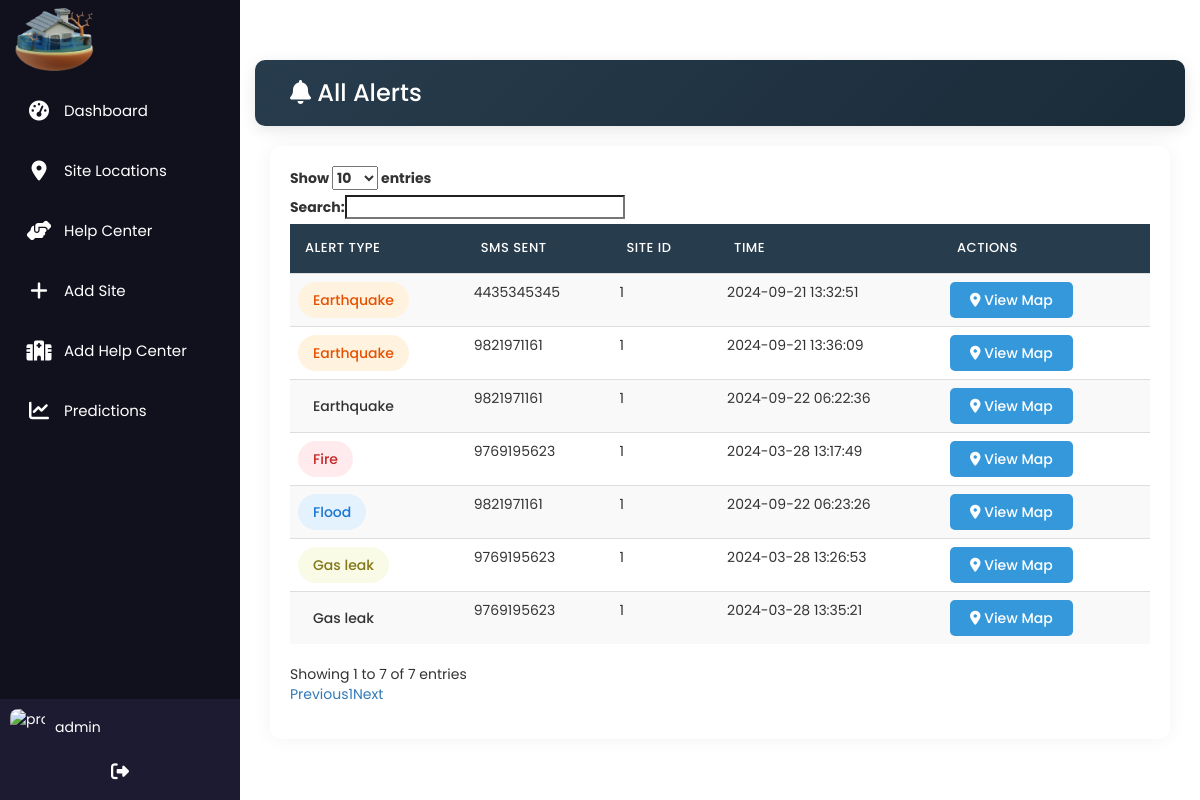
The page /user_dashboard.php (signed in) on the database its author committed.
### tables this page shows
CREATE TABLE `sms` (
  `id` int(255) NOT NULL,
  `time` varchar(255) NOT NULL,
  `number` varchar(255) NOT NULL,
  `site_id` int(255) NOT NULL,
  `alert_type` int(255) NOT NULL
);

### user_dashboard.php (the view, shortened to what this page needs)
<?php include 'header.php'; ?>
<div id="page-wrapper">
    <div class="container-fluid">
        <div class="row bg-title">
            <div class="col-lg-9 col-sm-8 col-md-8 col-xs-12">
                <h4 class="page-title">
                    <i class="fas fa-bell me-2"></i> All Alerts
                </h4>
            </div>
        </div>
        <div class="row">
            <div class="col-lg-12">
                <div class="white-box">
                    <div class="table-responsive">
                        <table id="myTable" class="table table-striped">
                            <thead>
                                <tr>
                                    <th>Alert Type</th>
                                    <th>SMS Sent</th>
                                    <th>Site ID</th>
                                    <th>Time</th>
                                    <th>Actions</th>
                                </tr>
                            </thead>
                            <tbody>
                            <?php
                            $query = "SELECT * FROM `sms`";
                            $result = mysqli_query($link,$query);
                            while($row3 = mysqli_fetch_assoc($result)) {
                                $alertClass = '';
                                if($row3['alert_type']=="1") {
                                    $alert = "Flood";
                                    $alertClass = 'alert-flood';
                                }
                                if($row3['alert_type']=="2") {
                                    $alert = "Earthquake";
                                    $alertClass = 'alert-earthquake';
                                }
                                if($row3['alert_type']=="3") {
                                    $alert = "Fire";
                                    $alertClass = 'alert-fire';
                                }
                                if($row3['alert_type']=="4") {
                                    $alert = "Gas leak";
                                    $alertClass = 'alert-gas';
                                }
                                $date = date("Y-m-d H:i:s", $row3['time']);
                            ?>
                                <tr>
                                    <td><span class="alert-type <?php echo $alertClass; ?>"><?php echo $alert; ?></span></td>
                                    <td><?php echo $row3['number']; ?></td>
                                    <td><?php echo $row3['site_id']; ?></td>
                                    <td><?php echo $date; ?></td>
                                    <td>
                                        <a href="map.php?id=<?php echo $row3['site_id'];?>" class="action-btn btn-map">
                                            <i class="fas fa-map-marker-alt"></i> View Map
                                        </a>
                                    </td>
                                </tr>
                            <?php } ?>
                            </tbody>
                        </table>
                    </div>
                </div>
            </div>
        </div>
    </div>
</div>

### header.php (shortened to what this page needs)
<!DOCTYPE html>
<html lang="en">
<head>
    <?php
    if(isset($_SESSION['username'])) {
        $username=$_SESSION['username'];
    } else {
        echo "<script>
        alert('please login ');
        window.location.href='../index.php';
        </script>";
        die();
    }
    ?>
    <link href="https://cdnjs.cloudflare.com/ajax/libs/font-awesome/6.4.0/css/all.min.css" rel="stylesheet">
    <link href="bootstrap/dist/css/bootstrap.min.css" rel="stylesheet">
</head>
<body>
    <div class="sidebar">
        <div class="logo">
            <img src="images/dlogo.png" alt="Logo">
        </div>
        <ul class="nav-links">
            <li>
                <a href="user_dashboard.php">
                    <i class="fa-solid fa-gauge-high"></i>
                    <span class="link-name">Dashboard</span>
                </a>
            </li>
            <li>
                <a href="van.php">
                    <i class="fa-solid fa-location-dot"></i>
                    <span class="link-name">Site Locations</span>
                </a>
            </li>
            <li>
                <a href="help.php">
                    <i class="fa-solid fa-handshake-angle"></i>
                    <span class="link-name">Help Center</span>
                </a>
            </li>
            <li>
                <a href="add_site.php">
                    <i class="fa-solid fa-plus"></i>
                    <span class="link-name">Add Site</span>
                </a>
            </li>
            <li>
                <a href="add_help.php">
                    <i class="fa-solid fa-hospital"></i>
                    <span class="link-name">Add Help Center</span>
                </a>
            </li>
            <li>
                <a href="predictions.php">
                    <i class="fa-solid fa-chart-line"></i>
                    <span class="link-name">Predictions</span>
                </a>
            </li>
        </ul>
        <div class="user-profile">
            <div class="profile-details">
                <img src="images/adminn.png" alt="profile">
                <span><?php echo $username; ?></span>
            </div>
            <a href="logout.php" class="logout-btn">
                <i class="fa-solid fa-right-from-bracket"></i>
            </a>
        </div>
    </div>
    <div id="main-content">
        <div class="container-fluid">
    </div>
</body>
</html>

### header.php (style rules this page uses)
* { margin: 0; padding: 0; box-sizing: border-box; font-family: 'Poppins', sans-serif; }
body { min-height: 100vh; background: #f3f4f6; }
.sidebar { position: fixed; top: 0; left: 0; height: 100%; width: 78px; background: #11101d; padding: 6px 14px; transition: all 0.5s ease; z-index: 99; }
.sidebar.active { width: 240px; }
.sidebar .logo { height: 60px; display: flex; align-items: center; position: relative; }
.logo img { width: 60px; transition: all 0.5s ease; }
.sidebar.active .logo img { width: 80px; }
.sidebar .nav-links { margin-top: 20px; height: 100%; padding: 0; }
.sidebar .nav-links li { position: relative; list-style: none; height: 50px; margin: 10px 0; }
.sidebar .nav-links li a { height: 100%; width: 100%; display: flex; align-items: center; text-decoration: none; transition: all 0.4s ease; border-radius: 12px; }
.sidebar .nav-links li a i { min-width: 50px; text-align: center; height: 50px; line-height: 50px; color: #fff; font-size: 20px; }
.sidebar .nav-links li a .link-name { color: #fff; font-size: 15px; font-weight: 400; white-space: nowrap; opacity: 0; pointer-events: none; transition: 0.4s; }
.sidebar.active .nav-links li a .link-name { opacity: 1; pointer-events: auto; }
.user-profile { position: fixed; bottom: 0; left: 0; width: 78px; padding: 10px; background: #1d1b31; transition: all 0.5s ease; overflow: hidden; }
.sidebar.active .user-profile { width: 240px; }
.user-profile .profile-details { display: flex; align-items: center; opacity: 1; white-space: nowrap; color: #fff; gap: 10px; }
.sidebar.active .user-profile .profile-details { opacity: 1; pointer-events: auto; }
.user-profile img { height: 35px; width: 35px; object-fit: cover; border-radius: 8px; display: block; }
.logout-btn { color: #fff; font-size: 18px; text-align: center; display: block; margin-top: 10px; padding: 5px; }
#main-content { position: relative; min-height: 100vh; margin-left: 78px; padding: 15px; transition: all 0.5s ease; background: #fff; }
.sidebar.active ~ #main-content { margin-left: 240px; }
.container-fluid { padding: 15px; width: 100%; }
.table-responsive { width: 100%; margin-bottom: 15px; overflow-y: hidden; -ms-overflow-style: -ms-autohiding-scrollbar; }

### user_dashboard.php (style rules this page uses)
.bg-title { background: linear-gradient(135deg, #273c4d 0%, #1a2b38 100%); padding: 20px; border-radius: 10px; margin-bottom: 20px; box-shadow: 0 4px 15px rgba(0,0,0,0.1); }
.page-title { color: white; font-size: 24px; font-weight: 500; margin: 0; }
.white-box { background: white; border-radius: 12px; padding: 20px; box-shadow: 0 0 20px rgba(0,0,0,0.05); margin-bottom: 20px; }
.table-responsive { border-radius: 10px; overflow: hidden !important; }
#myTable { border-collapse: separate; border-spacing: 0; width: 100%; }
#myTable thead th { background: #273c4d; color: white; padding: 15px; font-weight: 500; text-transform: uppercase; font-size: 13px; letter-spacing: 0.5px; border: none; }
#myTable tbody tr { transition: all 0.3s ease; }
.alert-type { padding: 8px 15px; border-radius: 20px; font-weight: 500; display: inline-block; }
.alert-flood { background: #e3f2fd; color: #1976d2; }
.alert-earthquake { background: #fff3e0; color: #e65100; }
.alert-fire { background: #ffebee; color: #c62828; }
.alert-gas { background: #f9fbe7; color: #827717; }
.action-btn { display: inline-block; background: #273c4d; border: none; padding: 8px 20px; border-radius: 5px; transition: all 0.3s ease; color: white; font-weight: 500; margin-right: 5px; text-decoration: none; }
.btn-map { background: #3498db; }

### rows shown on the page
sms: alert_type "Fire", number "9769195623", site "1", time "2024-03-28 13:17:49"
sms: alert_type "Gas leak", number "9769195623", site "1", time "2024-03-28 13:26:53"
sms: number "9769195623", site "1", time "2024-03-28 13:35:21"
sms: alert_type "Earthquake", number "4435345345", site "1", time "2024-09-21 13:32:51"
sms: alert_type "Earthquake", number "9821971161", site "1", time "2024-09-21 13:36:09"
sms: number "9821971161", site "1", time "2024-09-22 06:22:36"
sms: alert_type "Flood", number "9821971161", site "1", time "2024-09-22 06:23:26"

### other values the page prints
$username "admin"
